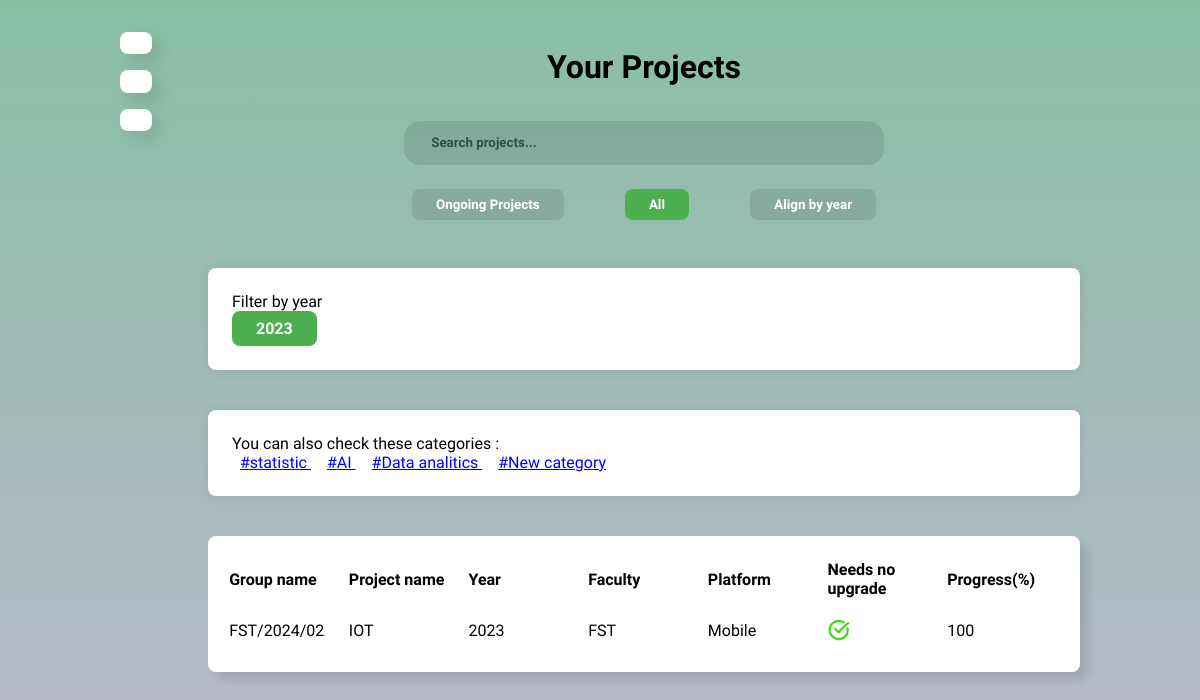
Page /dashboard/all (signed in) on the earlier database version.
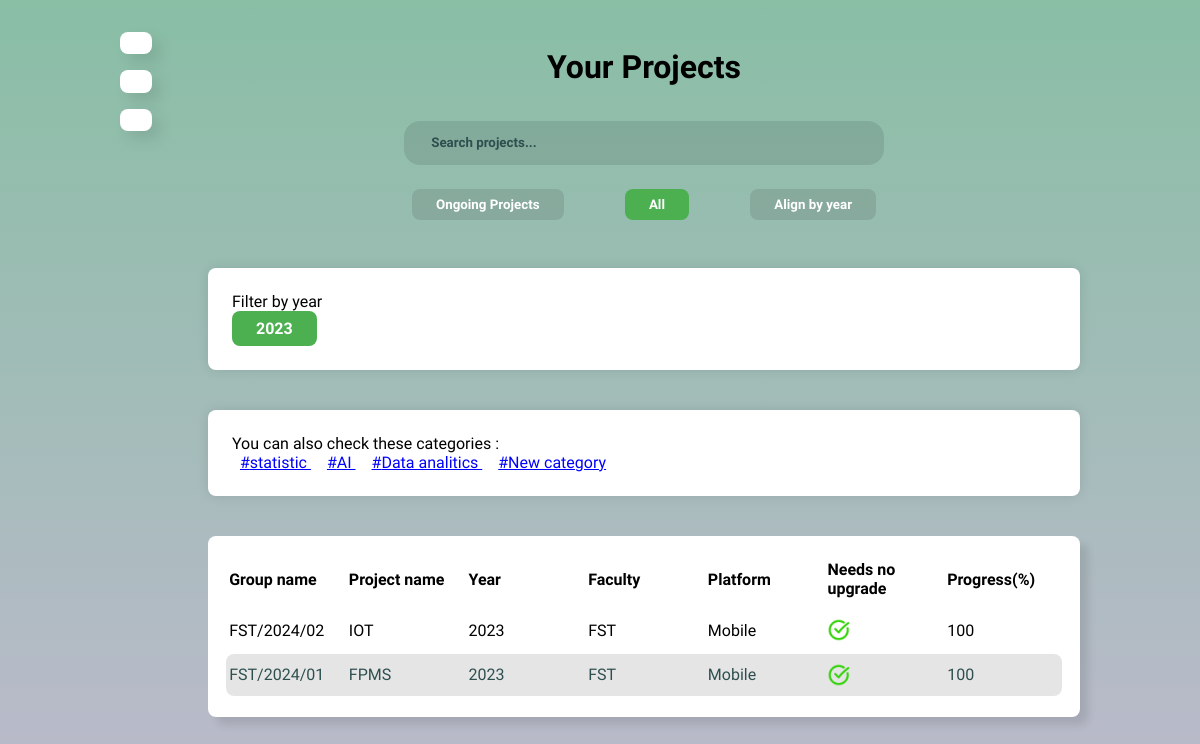
Same page on the later database version.
### core/models.py (models this page shows, shortened)
class Category(models.Model):
    name = models.CharField(max_length=100, unique=True)
    class Meta:
        verbose_name ="Category"
        verbose_name_plural ="Categories"

class ProjectGroup(models.Model):
    project = models.OneToOneField(Project, on_delete=models.CASCADE, related_name='group', null=True, blank=True)
    name = models.TextField(max_length=264)
    faculty = models.CharField(max_length=256, blank=True)
    academic_year = models.IntegerField(default=datetime.now().year)

class Project(models.Model):
    coordinator = models.ForeignKey(CustomUser, on_delete=models.CASCADE)
    project_supervisor = models.ForeignKey(ProjectSupervisor, on_delete=models.SET_NULL, null=True, blank=True)
    title = models.CharField(max_length=256)
    created_at = models.DateTimeField(auto_now=True)
    is_completed = models.BooleanField(default=False)
    proposal_deadline = models.DateTimeField(blank=True, null=True)
    documentation_deadline = models.DateTimeField(blank=True, null=True)
    implementation_deadline = models.DateTimeField(blank=True, null=True)
    report_deadline = models.DateTimeField(blank=True, null=True)
    progress = models.SmallIntegerField(default=0)
    report_file = models.FileField(upload_to='files/reports/', null=True, blank=True)
    documentation_file = models.FileField(upload_to='files/documentation/', null=True, blank=True)
    platform = models.TextField(choices=PLATFORM_CHOICES, null=True, blank=True, default=None)
    categories = models.ManyToManyField(Category, blank=True, related_name='projects')
    upgradable = models.BooleanField(default=False)
    comment = models.TextField(max_length=500, default="", blank=True, null=True)

### core/views.py (the view)
# urls.py: path('dashboard/<str:filter>', views.home, name='dashboard'),
@dynamic_login_required()
def home(request, filter):
    print(f"\nlogged user : {request.user}\n")
    project_groups = ProjectGroup.objects.all()
    all_categories = Category.objects.all()
    filter_used = 'all'
    if request.method == "POST":
        data = json.loads(request.body)
        projectsFilter = data.get('projectsFilter')
        return redirect('core_app:dashboard', filter=projectsFilter)
    if filter == "ongoing":
        project_groups = project_groups.filter(project__is_completed = False)
        filter_used = 'ongoing'
    elif filter == "per_Year":
        project_groups = project_groups.order_by('-academic_year')
        filter_used = 'per_year'
    all_years = []
    all_groups = ProjectGroup.objects.all()
    for group in all_groups:
        year = group.academic_year
        all_years.append(year)
    all_years = set(all_years)
    context = {'filter_used':filter_used, 'groups':project_groups, 'all_categories':all_categories, "all_years":all_years}
    return render(request, 'core/dashboard.html', context)

### core/models.py (called while the page is built)
    def __str__(self) -> str:
        return self.username

### core/templatetags/custom_filters.py (called while the page is built)
@register.filter(name='multiply')
def multiply(value1, value2):
    return value1 * value2

### core/templates/core/dashboard.html (shortened to what the changed rows need)
{% extends "base.html" %}
{% load static %}
{% load custom_filters %}
{% block page_content %}
    <section class="container nav-layout" id="dashboard-layout">
        <aside class="projects-container">
            <h2 class="section-title">Your Projects</h2>
            <br>
            <div class="card">
                <div class="years_tabs">
                    {% for year in all_years %}
                        <a href="{% url 'core_app:filter_by_specific_year' 'all' year %}" class="tab btn active"> {{year}} </a>
                    {% endfor %}
                </div>
            </div>
            <div class="card">
                {% if group.project.categories %}
                    <p>Related
                        <br>
                        {% for category in group.project.categories.all  %}
                        <span class="related_tag link-tag" data-tag-category="{{ category.name }}">#{{ category.name }} </span>
                        {% endfor %}
                        <br>
                    </p>
                {% else %}
                <p>You can also check these categories :
                    <br>
                    {% for category in all_categories  %}
                    <span class="related_tag link-tag" data-tag-category="{{ category.name }}">#{{ category.name }} </span>
                    {% endfor %}
                    <br>
                </p>
                {% endif %}
            </div>
            <table class="projects_table">
                <thead>
                    <tr>
                        <th>Group name</th>
                        <th>Project name</th>
                        <th>Year</th>
                        <th>Faculty</th>
                        <th>Platform</th>
                        <th>Needs no upgrade</th>
                        <th>Progress(&percnt;)</th>
                    </tr>
                </thead>
                <tbody id="table_body">
                    {% for group in groups %}
                            <tr data-url="{% url 'core_app:single_group' group.pk %}">
                                <td class="prj_group">{{ group.name }}</td>
                                <td class="prj_title clamp-1">{{ group.project.title }}</td>
                                <td class="prj_year">{{ group.academic_year }}</td>
                                <td class="prj_fac">{{ group.faculty }}</td>
                                <td class="prj_platform">{{ group.project.platform }}</td>
                                <td class="prj_upgrade">
                                    {% if group.project.upgradable %} <img src="{% static 'images/icons/check-green-icon-png.png' %}" alt="True">
                                    {% else %} <img src="{% static 'images/icons/cross-check-icon.png' %}" alt="False">
                                    {% endif %}
                                </td>
                                <td class="prj_progress">
                                    {% with group.project.progress as project_progress  %}
                                        {{ project_progress|multiply:25 }}
                                    {% endwith %}
                                </td>
                            </tr>
                    {% endfor %}
                </tbody>
            </table>
        </aside>
    </section>
{% endblock page_content %}

Differences in the rows shown:
added ProjectGroup: name "FST/2024/01", project "FPMS", academic_year "2023", faculty "FST", project.platform "Mobile", project.progress|multiply "100"
